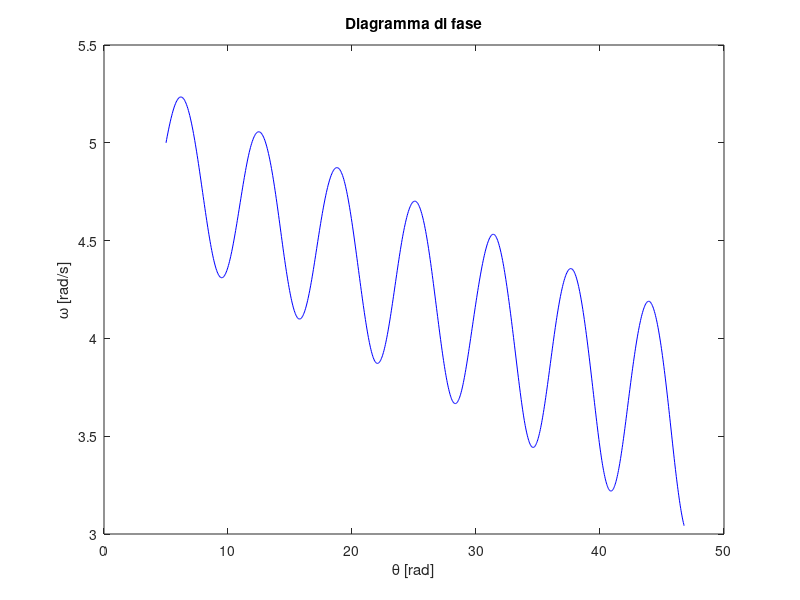
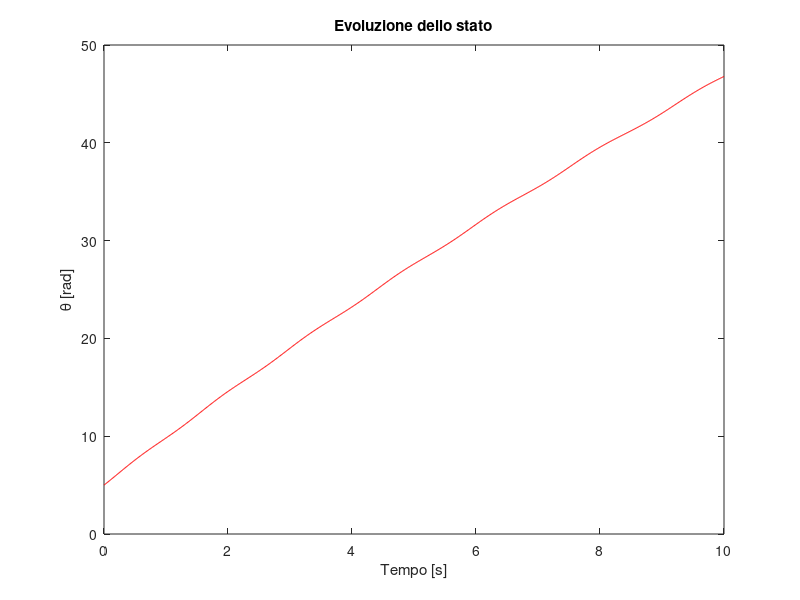

Here is the MATLAB script that generated these plots, in order:
clear 
clc

g = 9.81; % m/s^2
tt = 0: 0.01 : 10;

% richiesta dei dati in input

fprintf('Inserire i parametri (costanti) per un pendolo ideale con forzatura costante\n')
l = input('Lunghezza del filo (m): ');
M = input('Massa (kg): ');
b = input('Coefficiente di attrito: ') ;
u = input('Momento in ingresso (costante): ');
theta0 = input('Angolo iniziale (rad): ');
w0 = input('Velocità angolare iniziale (rad/s): ');

% problema di Cauchy

f = @ (t, x) [x(2); -(g/l)*sin(x(1))-(b/(M*l^2))*x(2)+u/(M*l^2)];
IC = [theta0; w0];

[time, traj] = ode45(f, tt, IC);

% Grafici: diagramma di fase e posizione

% traj è un vettore colonna che a ogni istante associa l'angolo (:,1) e la
% velocità angolare (:, 2)

figure (1)
grid on
axis equal
g_phase = plot(traj(:,1), traj(:,2), 'b');
xlabel('\theta [rad]') 
ylabel('\omega [rad/s]')
title('Diagramma di fase')

figure (2)
grid on
axis equal
g_theta = plot(time, traj(:,1), 'r');
xlabel('Tempo [s]')
ylabel('\theta [rad]')
title('Evoluzione dello stato')
